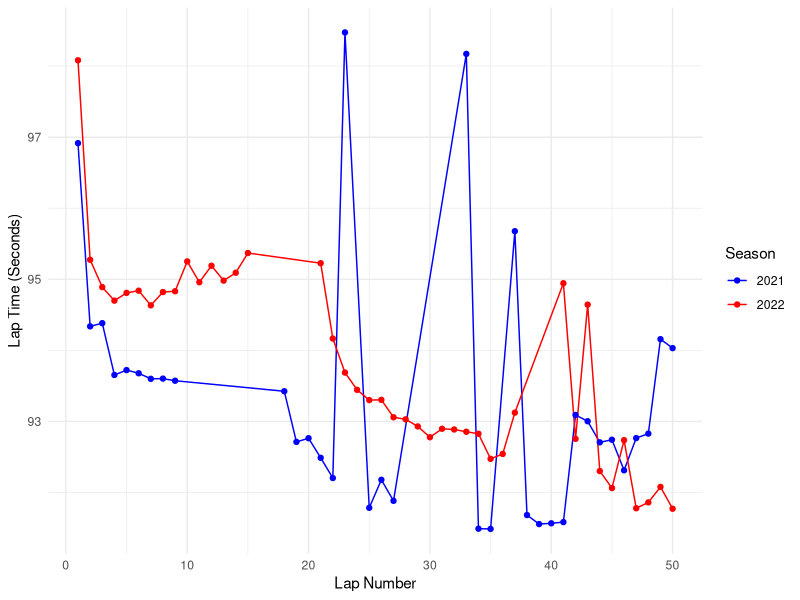
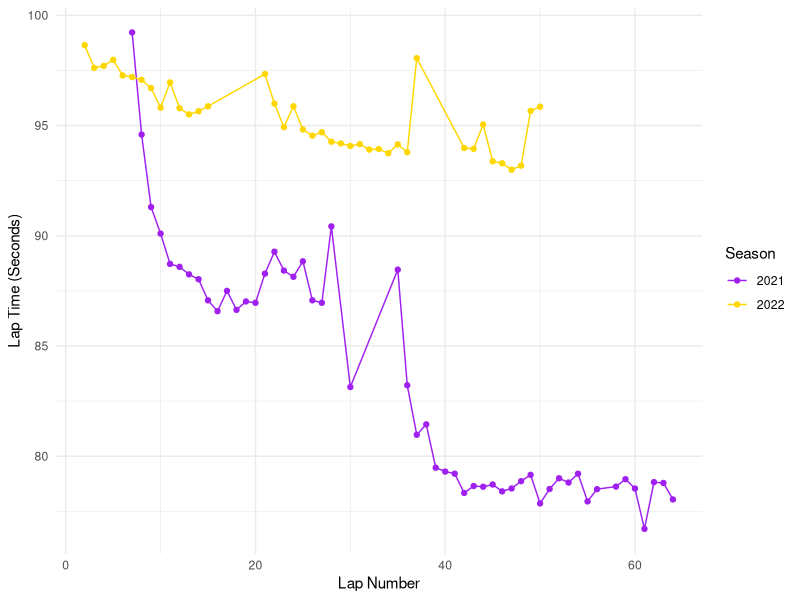
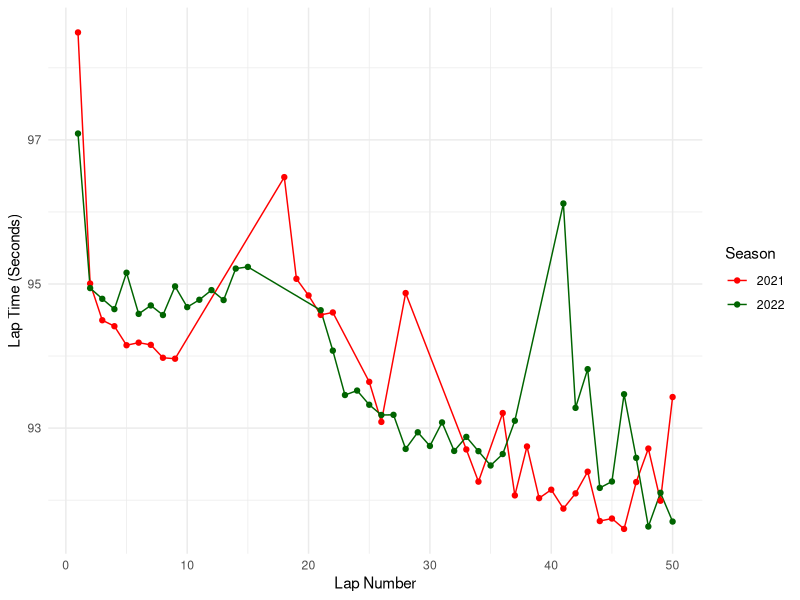
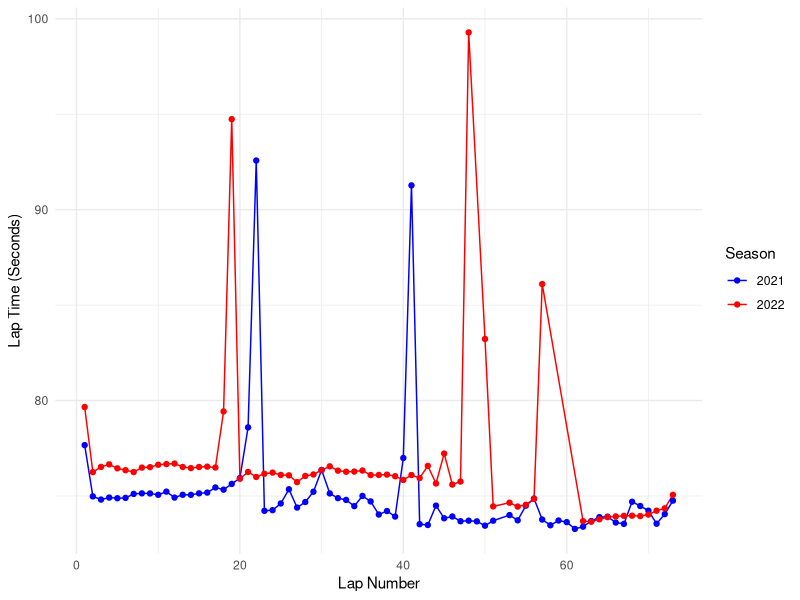
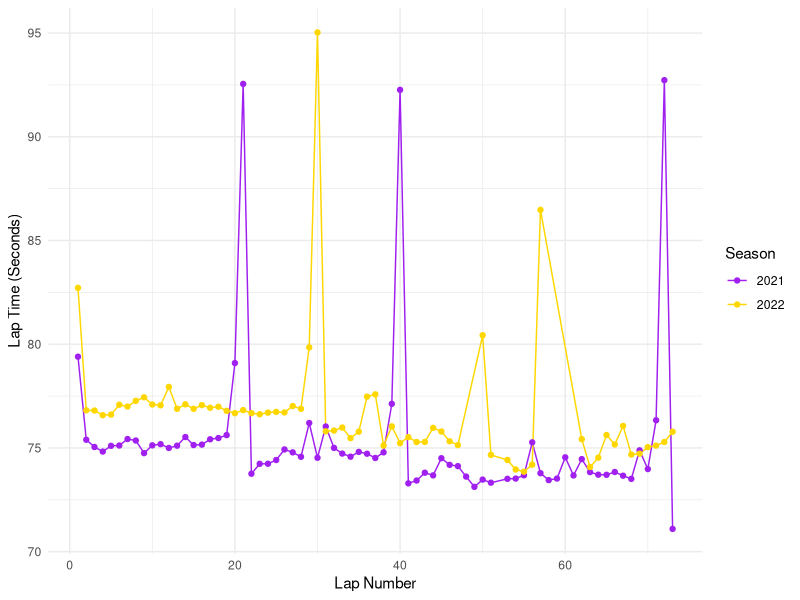
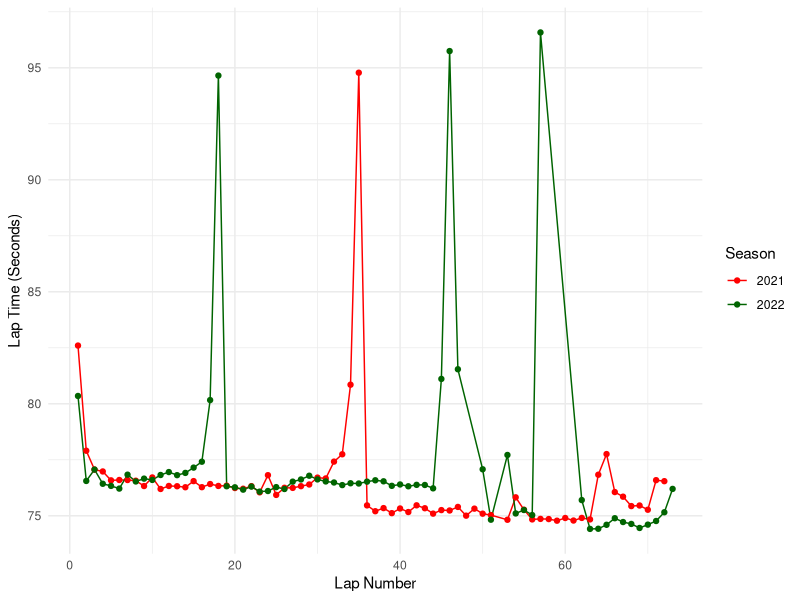

Source code (R) for these figures, in order:
## ---- chunk 1
#| echo: false
#| warning: false
#| message: false
#| label: tbl-standings2022
#| tbl-cap: F1 Driver Standings 2022
library(tidyverse)
library(readr)
library(dplyr)
library(kableExtra)


standings_2022 <- read_csv("../data/analysis_data/standings_2022_cleaned.csv")

standings_2022 |>
 slice(1:10) |>
  kable(digits = 1,
    booktabs = TRUE,
    linesep = ""
  )
## ---- chunk 2
#| echo: false
#| warning: false
#| message: false
#| label: tbl-standings2021
#| tbl-cap: F1 Driver Standings 2021
library(tidyverse)
library(readr)
library(dplyr)
library(kableExtra)

standings_2021 <- read_csv("../data/analysis_data/standings_2021_cleaned.csv")

standings_2021 |>
 slice(1:10) |>
  kable(digits = 1,
    booktabs = TRUE,
    linesep = ""
  )
## ---- chunk 3
#| label: fig-maxjeddah
#| fig-cap: Max Verstappen Lap Times in Jeddah - 2021 vs. 2022
#| echo: false
#| warning: false
#| message: false

library(ggplot2)
library(readr)
library(dplyr)

ver_jeddah_2022 <- read_csv("../data/analysis_data/verstappen_laps_jeddah_2022_cleaned.csv")
ver_jeddah_2021 <- read_csv("../data/analysis_data/verstappen_laps_jeddah_2021_cleaned.csv")

# Add a season column to each dataframe
ver_jeddah_2021$Season <- '2021'
ver_jeddah_2022$Season <- '2022'

# Combine the two dataframes
combined_df <- rbind(ver_jeddah_2021, ver_jeddah_2022)

# Create the plot
ggplot(combined_df, aes(x = `Lap #`, y = `LapTime in Seconds`, color = Season)) +
  geom_line() + # This will connect points with lines, showing the trend
  geom_point() + # This will plot individual lap times as points
  theme_minimal() + # A clean, minimal theme for the plot
  labs(
       x = "Lap Number",
       y = "Lap Time (Seconds)",
       color = "Season") +
  scale_color_manual(values = c("2021" = "blue", "2022" = "red"))


## ---- chunk 4
#| label: fig-lewisjeddah
#| fig-cap: Lewis Hamilton Lap Times in Jeddah - 2021 vs. 2022
#| echo: false
#| warning: false
#| message: false

library(ggplot2)
library(readr)
library(dplyr)

ham_jeddah_2022 <- read_csv("../data/analysis_data/hamilton_laps_jeddah_2022_cleaned.csv")
ham_jeddah_2021 <- read_csv("../data/analysis_data/hamilton_laps_jeddah_2021_cleaned.csv")

# Add a season column to each dataframe
ham_jeddah_2021$Season <- '2021'
ham_jeddah_2022$Season <- '2022'

# Combine the two dataframes
combined_df <- rbind(ham_jeddah_2021, ham_jeddah_2022)

# Create the plot
ggplot(combined_df, aes(x = `Lap #`, y = `LapTime in Seconds`, color = Season)) +
  geom_line() + # This will connect points with lines, showing the trend
  geom_point() + # This will plot individual lap times as points
  theme_minimal() + # A clean, minimal theme for the plot
  labs(
       x = "Lap Number",
       y = "Lap Time (Seconds)",
       color = "Season") +
  scale_color_manual(values = c("2021" = "purple", "2022" = "gold"))
## ---- chunk 5
#| label: fig-lecjeddah
#| fig-cap: Charles Leclerc Lap Times in Jeddah - 2021 vs. 2022
#| echo: false
#| warning: false
#| message: false

library(ggplot2)
library(readr)
library(dplyr)

lec_jeddah_2022 <- read_csv("../data/analysis_data/leclerc_laps_jeddah_2022_cleaned.csv")
lec_jeddah_2021 <- read_csv("../data/analysis_data/leclerc_laps_jeddah_2021_cleaned.csv")

# Add a season column to each dataframe
lec_jeddah_2021$Season <- '2021'
lec_jeddah_2022$Season <- '2022'

# Combine the two dataframes
combined_df <- rbind(lec_jeddah_2021, lec_jeddah_2022)

# Create the plot
ggplot(combined_df, aes(x = `Lap #`, y = `LapTime in Seconds`, color = Season)) +
  geom_line() + # This will connect points with lines, showing the trend
  geom_point() + # This will plot individual lap times as points
  theme_minimal() + # A clean, minimal theme for the plot
  labs(
       x = "Lap Number",
       y = "Lap Time (Seconds)",
       color = "Season") +
  scale_color_manual(values = c("2021" = "red", "2022" = "darkgreen"))
## ---- chunk 6
#| label: fig-maxdutch
#| fig-cap: Max Verstappen Lap Times in the Netherlands - 2021 vs. 2022
#| echo: false
#| warning: false
#| message: false

library(ggplot2)
library(readr)
library(dplyr)

ver_dutch_2022 <- read_csv("../data/analysis_data/verstappen_laps_dutch_2022_cleaned.csv")
ver_dutch_2021 <- read_csv("../data/analysis_data/verstappen_laps_dutch_2021_cleaned.csv")

# Add a season column to each dataframe
ver_dutch_2021$Season <- '2021'
ver_dutch_2022$Season <- '2022'

# Combine the two dataframes
combined_df <- rbind(ver_dutch_2021, ver_dutch_2022)

# Create the plot
ggplot(combined_df, aes(x = `Lap #`, y = `LapTime in Seconds`, color = Season)) +
  geom_line() + # This will connect points with lines, showing the trend
  geom_point() + # This will plot individual lap times as points
  theme_minimal() + # A clean, minimal theme for the plot
  labs(
       x = "Lap Number",
       y = "Lap Time (Seconds)",
       color = "Season") +
  scale_color_manual(values = c("2021" = "blue", "2022" = "red"))


## ---- chunk 7
#| label: fig-lewisdutch
#| fig-cap: Lewis Hamilton Lap Times in the Netherlands - 2021 vs. 2022
#| echo: false
#| warning: false
#| message: false

library(ggplot2)
library(readr)
library(dplyr)

ham_dutch_2022 <- read_csv("../data/analysis_data/hamilton_laps_dutch_2022_cleaned.csv")
ham_dutch_2021 <- read_csv("../data/analysis_data/hamilton_laps_dutch_2021_cleaned.csv")

# Add a season column to each dataframe
ham_dutch_2021$Season <- '2021'
ham_dutch_2022$Season <- '2022'

# Combine the two dataframes
combined_df <- rbind(ham_dutch_2021, ham_dutch_2022)

# Create the plot
ggplot(combined_df, aes(x = `Lap #`, y = `LapTime in Seconds`, color = Season)) +
  geom_line() + # This will connect points with lines, showing the trend
  geom_point() + # This will plot individual lap times as points
  theme_minimal() + # A clean, minimal theme for the plot
  labs(
       x = "Lap Number",
       y = "Lap Time (Seconds)",
       color = "Season") +
  scale_color_manual(values = c("2021" = "purple", "2022" = "gold"))
## ---- chunk 8
#| label: fig-lecdutch
#| fig-cap: Charles Leclerc Lap Times in the Netherlands - 2021 vs. 2022
#| echo: false
#| warning: false
#| message: false

library(ggplot2)
library(readr)
library(dplyr)

lec_dutch_2022 <- read_csv("../data/analysis_data/leclerc_laps_dutch_2022_cleaned.csv")
lec_dutch_2021 <- read_csv("../data/analysis_data/leclerc_laps_dutch_2021_cleaned.csv")

# Add a season column to each dataframe
lec_dutch_2021$Season <- '2021'
lec_dutch_2022$Season <- '2022'

# Combine the two dataframes
combined_df <- rbind(lec_dutch_2021, lec_dutch_2022)

# Create the plot
ggplot(combined_df, aes(x = `Lap #`, y = `LapTime in Seconds`, color = Season)) +
  geom_line() + # This will connect points with lines, showing the trend
  geom_point() + # This will plot individual lap times as points
  theme_minimal() + # A clean, minimal theme for the plot
  labs(
       x = "Lap Number",
       y = "Lap Time (Seconds)",
       color = "Season") +
  scale_color_manual(values = c("2021" = "red", "2022" = "darkgreen"))
